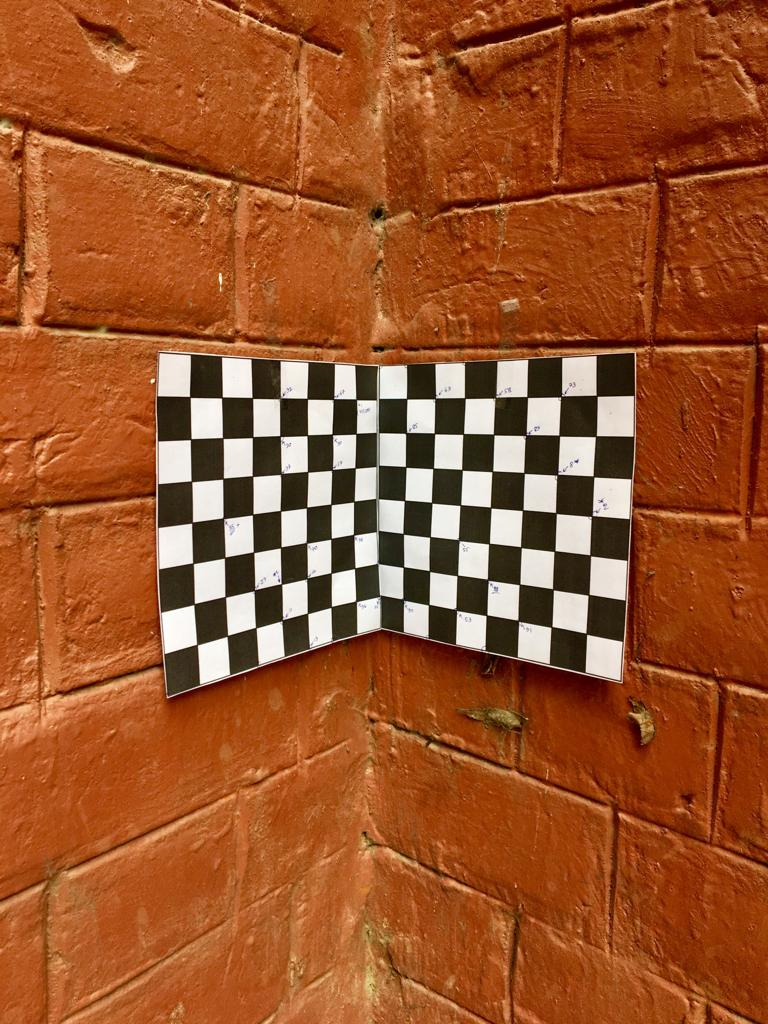
%> input picture Images/Outdoor.jpeg, 768 x 1024 px
$ octave camCalibration_OutdoorScene.m   (GNU Octave 9; MATLAB toolbox functions it lacks are replaced by stand-ins)
%> lines starting %> are read from the running program, lines starting %| are printed output that depends on the picture

%create the setup , click a picture and then load it

I = imread('Outdoor.jpeg');
%> I is the input picture: size 1024x768x3 uint8; mean R, G, B 154.1, 83.6, 41.9
I = rgb2gray(I);
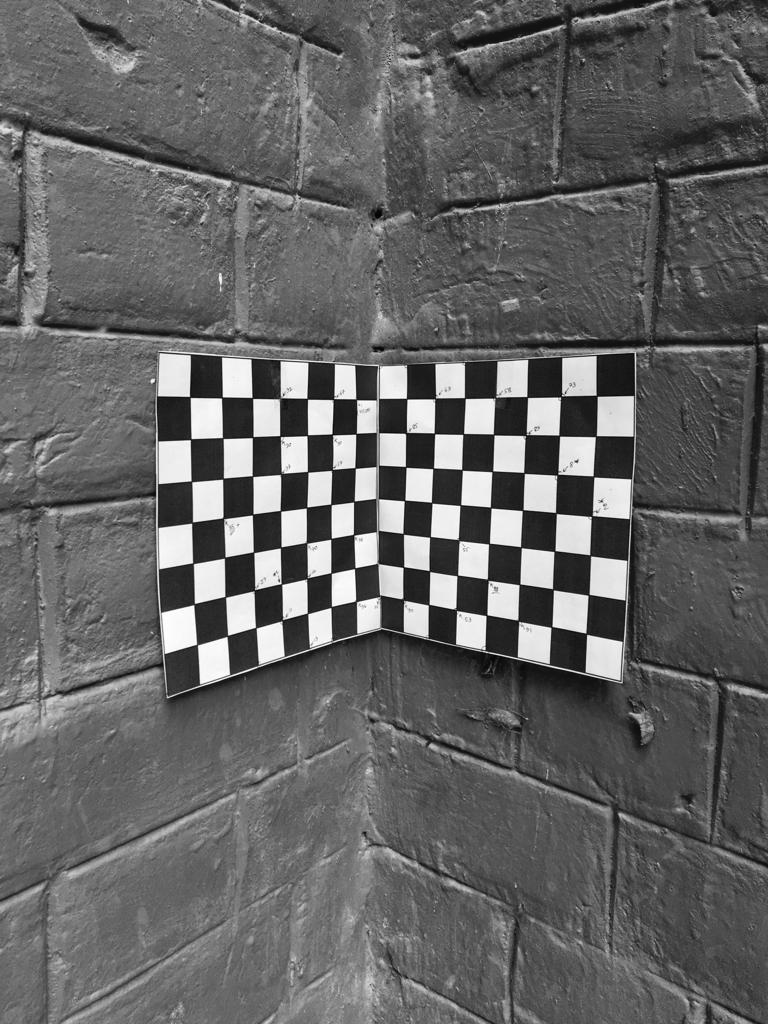
%> I: size 1024x768 uint8; min 1, max 255, mean 99.9
size(I);
imshow(I);

% Select some corner points with the corner function in matlab :

%{
Minimum accepted quality of corners, specified as the comma-separated pair consisting of
'QualityLevel' and a numeric scalar in the range (0, 1). For a quality level Q, the
toolbox rejects candidate corners with corner metric values less than Q * max(corner metric).
Use larger values of Q to remove erroneous corners.

Corner detection method, specified as 'Harris' for the Harris corner detector,
or 'MinimumEigenvalue' for Shi & Tomasi's minimum eigenvalue method.
%}

camCordinate = corner(I, 'MinimumEigenvalue', 50, 'QualityLevel', 0.4);
%> camCordinate = 50 rows, first 12: [331 610; 333 538; 354 571; 331 541; 227 639; 255 514; 358 433; 309 507; 194 607; 357 567; 283 547; 356 436]
% [13 lines of commented-out code are left out]

imshow(I);
hold on
plot(camCordinate(:,1), camCordinate(:,2), 'r*');

%Lets save some coordinates for testing purpose and project them
testcamCordinate = camCordinate([27 44 45 46 47], :);
%> testcamCordinate = [406 537; 280 550; 255 401; 282 623; 334 437]
imshow(I);
hold on
plot(testcamCordinate(:,1), testcamCordinate(:,2), 'r*');

%coresponding true world coordinates for the testing points:
trueworldCoordinate = [1*23 0*23 23*3;
    0*23 4*23 3*23;
    0*23 5*23 7*23;
    0*23 4*23 1*23;
    0*23 2*23 6*23;
    ];

% Now lets select the corners using which we will calculate the parameters
camCordinate([4 10 12 16 17 18 22 23 24 25 26 27 29 41 44 45 46 47], : ) = [];

imshow(I);
hold on
plot(camCordinate(:,1), camCordinate(:,2), 'r*');
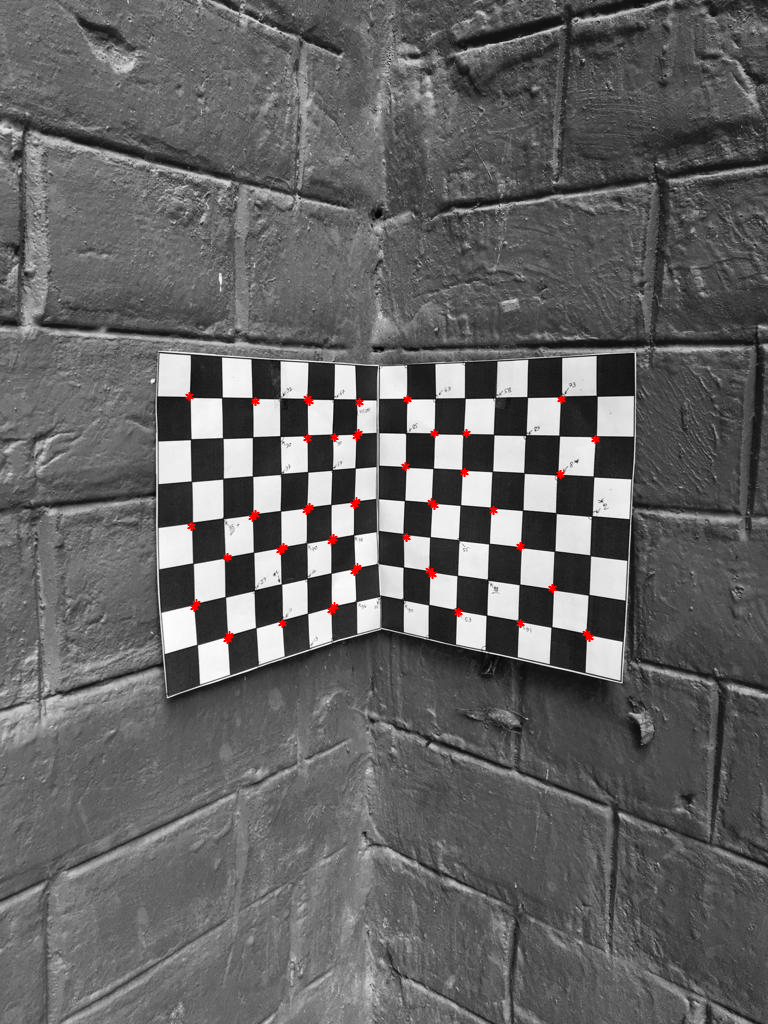
%> figure redrawn from the program's plot data

% Corresponding world cordinates of the points selected above is calculated
% manually and stored in the matrix .

worldCoordinate = [0 2*23 23*1;
    0 2*23 23*3;
    0 23*1 23*2;
    0 6*23 1*23;
    0 5*23 4*23;
    0 1*23 6*23;
    0 3*23 4*23;
    0 7*23 2*23;
    0 4*23 3*23;
    2*23 0*23 2*23;
    0 1*23 4*23;
    3*23 0*23 5*23;
    2*23 0*23 4*23;
    7*23 0*23 1*23;
    3*23 0*23 1*23;
    1*23 0*23 7*23;
    4*23 0*23 4*23;
    5*23 0*23 3*23;
    0*23 7*23 23*7;
    5*23 0*23 1*23;
    2*23 0*23 6*23;
    1*23 0*23 5*23;
    0*23 3*23 7*23;
    0*23 1*23 7*23;
    6*23 0*23 7*23;
    0*23 6*23 3*23;
    6*23 0*23 2*23;
    3*23 0*23 6*23;
    7*23 0*23 6*23;
    0*23 3*23 6*23;
    0*23 7*23 4*23;
    6*23 0*23 5*23;
    ];

% Now lets create the the homogeneous matrix

% create a matrix of size : (for n points) 2n*12
rows = 32;
P(2 * rows,12) = 0;

%lets populate the values in the matrix:
j = 1;

for i = 1:1:64
    if mod(i,2) ~= 0
        P(i,1:3) = worldCoordinate(j,1:3);
        P(i,4) = 1;
        P(i,9:12) = P(i,1:4)*-1*camCordinate(j,1);
    else
        P(i,5:7) = worldCoordinate(j,1:3);
        P(i,8) = 1;
        P(i,9:12) = P(i,5:8)*-1*camCordinate(j,2);
        j = j + 1 ;

    end

end
%> after the loop, j = 33


% singular value decomposition to find 'm' which is the singular column of
%'V' with minimum values.
%{
1. To find the solution of Ax = 0
2. We need to find the non-trivial null vector of A.
3. ?A? can have up to 12 eigenvalues.
   a) Case 1: If rank(A) is 12, its nullity is zero. There is no non-trivial null vector of A.
   b) Case 2: If rank(A) is 11, it will have exactly one zero eigenvalue and the corresponding
      eigenvector will be the solution of Ax = 0 .
   c) Case 3: If rank(A) < 11, there are infinite solutions to Check if data is degenerate.
      Recalibrate.


%}
U = transpose(P)*P;

%{
[V,D] = eig(A) returns diagonal matrix D of eigenvalues and
matrix V whose columns are the corresponding right eigenvectors, so that A*V = V*D.
%}
[V,D] = eig(U);

%{
Always check the smallest eigenvalue and/or the ratio
  between the largest and smallest values to estimate noise in the data.
%}

%Now lets create the M matrix using the first col of the Matrix V
% First col is the coloumn against teh max value eighen Value

M = zeros(3,4);
j = 1;
for i = 1:1:3
    M(i,1:4) = V(j:j+3,1);
    j = j+4;
end
%> after the loop, M = [-0.000992 0.00187 6.71e-05 -0.513; 0.000545 0.000685 0.00205 -0.858; 1.34e-06 1.69e-06 2.53e-07 -0.00136]; j = 13

A1(1:3) = M(1,1:3);
A2(1:3) = M(2,1:3);
A3(1:3) = M(3,1:3);

B = M(:,4);
%> B = [-0.513; -0.858; -0.00136]

% Now the 3rd row in the M matrix ix the rotation matrix R3

norm_A3 = norm(A3);
%> norm_A3 = 2.17e-06
R3 = (1/norm_A3) * A3; % rotation matrix1
%> R3 = [0.616 0.779 0.117]

% Rotation matrix R2
y_0_unscaled = dot(A2,transpose(R3));
%> y_0_unscaled = 0.00111
R2_betaBySinTheta = A2 - y_0_unscaled * R3;
%> R2_betaBySinTheta = [-0.000139 -0.000179 0.00192]
norm_R2_betaBySinTheta = norm(R2_betaBySinTheta);
%> norm_R2_betaBySinTheta = 0.00194
R2 = (1/norm_R2_betaBySinTheta) * R2_betaBySinTheta;
%> R2 = [-0.0718 -0.0923 0.993]

% temp = A2 - ( dot(A2,transpose(R3)) ) * R3;
% R2 = temp/norm(temp) ;

% Rotation Matrix R1 :
x_0_unscaled = dot(A1, transpose(R3));
%> x_0_unscaled = 0.000855
alpha_cotTheta_unscaled = dot(A1, transpose(R2));
%> alpha_cotTheta_unscaled = -3.5e-05
alpha_R1 = A1 - (alpha_cotTheta_unscaled * R2) - (x_0_unscaled * R3);
%> alpha_R1 = [-0.00152 0.0012 1.82e-06]
norm_alpha_R1 = norm(alpha_R1);
%> norm_alpha_R1 = 0.00194
R1 = (1/norm_alpha_R1) * alpha_R1;
%> R1 = [-0.784 0.62 0.000938]

% Normalizing values with respect to norm_A3 since norm_A3 = 1 on matrix K.
% These are Intrinsic parameters.

alpha = norm_alpha_R1 / norm_A3;
%> alpha = 895.5
skew = alpha_cotTheta_unscaled / norm_A3;
%> skew = -16.16
x_0 = x_0_unscaled / norm_A3;
%> x_0 = 394.9
beta_by_sinTheta = norm_R2_betaBySinTheta / norm_A3;
%> beta_by_sinTheta = 894.2
y_0 = y_0_unscaled / norm_A3;
%> y_0 = 512
norm_A3 = norm_A3 / norm_A3;
%> norm_A3 = 1

K =[alpha skew x_0;
    0 beta_by_sinTheta y_0;
    0 0 norm_A3;];  %Intrinsic Parameter Matrix.
%> K = [895.5 -16.16 394.9; 0 894.2 512; 0 0 1]


theta = acos (-1*cross(A1,A3)*transpose(cross(A2,A3))/(norm(cross(A1,A3)*norm(cross(A2,A3))))); %theta comes out as 1.5 radians which is app. 86 degrees.
%> theta = 1.55
theta_deg = 180*7*theta/22 ;
%> theta_deg = 88.93
sinTheta = sin(theta);
%> sinTheta = 1
cosTheta = cos(theta);
%> cosTheta = 0.018

%Extrinsic Parameter : Rotation Matrix
R = [R1 R2 R3];
%> R = [-0.784 0.62 0.000938 -0.0718 -0.0923 0.993 0.616 0.779 0.117]
R = transpose(reshape(R,3,3));
%> R = [-0.784 0.62 0.000938; -0.0718 -0.0923 0.993; 0.616 0.779 0.117]

t = inv(K) * B; %Translation matrix
%> t = [2.47e-05; -0.00018; -0.00136]

% ------------ Calculation of reprojection Error ----------------

no_of_test_points = 5 ;
%converting the true world co-ordinate to the Homogeneous system
newcol = ones(5,1);
final = [trueworldCoordinate newcol];
semfinal = transpose(final);

%reconstruction of the pixel values :

recreatedpixel = M * semfinal;
%> recreatedpixel = [-0.531 -0.336 -0.287 -0.339 -0.418; -0.704 -0.654 -0.449 -0.748 -0.543; -0.00131 -0.00119 -0.00113 -0.0012 -0.00125]
finalrec = transpose(recreatedpixel);
%> finalrec = [-0.531 -0.704 -0.00131; -0.336 -0.654 -0.00119; -0.287 -0.449 -0.00113; -0.339 -0.748 -0.0012; -0.418 -0.543 -0.00125]
finalrec = finalrec * -1;
%> finalrec = [0.531 0.704 0.00131; 0.336 0.654 0.00119; 0.287 0.449 0.00113; 0.339 0.748 0.0012; 0.418 0.543 0.00125]

for i = 1:1:no_of_test_points
    finalrec(i,1) = finalrec(i,1)/finalrec(i,3);
    finalrec(i,2) = finalrec(i,2)/finalrec(i,3);
    finalrec(i,3) = finalrec(i,3)/finalrec(i,3);
end
%> after the loop, finalrec = [404.2 535.7 1; 282.4 549.3 1; 254.3 398.1 1; 282.3 622.7 1; 334.1 434.8 1]

% finding the euclidean reprojection Error
sum = 0 ;

for i = 1:1:no_of_test_points
    x_diff = finalrec(i,1)- testcamCordinate(i,1);
    square_x_diff = x_diff ^ 2;
    y_diff = finalrec(i,2)- testcamCordinate(i,2);
    square_y_diff = y_diff ^ 2;
    total_diff = square_x_diff + square_y_diff;
    euclid_dis = total_diff ^(0.5);
    sum = sum + euclid_dis;
end
%> this loop made 5 passes
%> (x_diff, square_x_diff, y_diff, square_y_diff, total_diff, euclid_dis, sum) on passes 1 to 5: (-1.85, 3.42, -1.27, 1.61, 5.03, 2.24, 2.24), (2.44, 5.94, -0.653, 0.427, 6.37, 2.52, 4.77), (-0.681, 0.464, -2.93, 8.58, 9.04, 3.01, 7.77), (0.266, 0.0709, -0.345, 0.119, 0.19, 0.436, 8.21), (0.0826, 0.00682, -2.25, 5.05, 5.06, 2.25, 10.46)

% Average reprojection error :
average_reproj_error = sum /no_of_test_points;
%> average_reproj_error = 2.09
